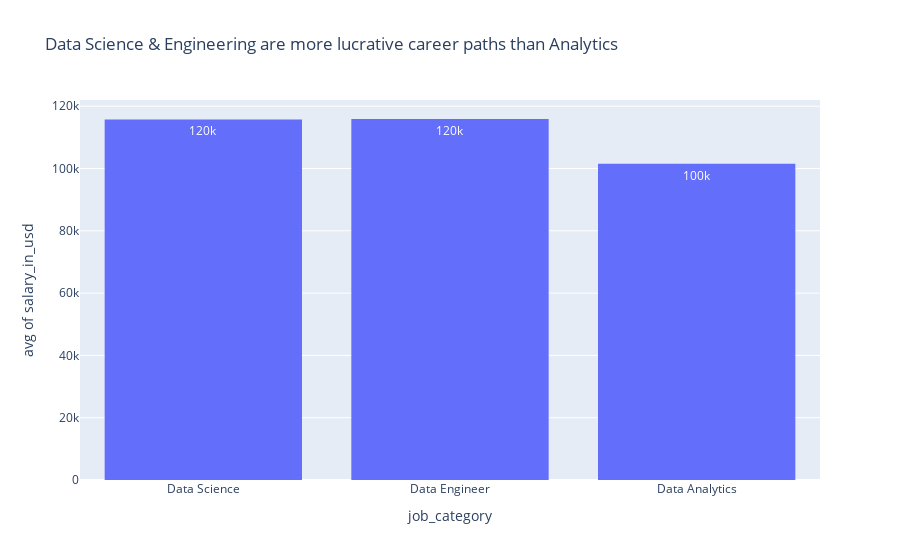

This figure's notebook cell:
### Code cell
px.histogram(df,x='job_category',y='salary_in_usd',histfunc='avg',text_auto='.2s', barmode= 'group', title='Data Science & Engineering are more lucrative career paths than Analytics')

### Figure 1 — Plotly figure (JSON) as saved in the notebook; plotly's stock layout.template omitted (floating-point values rounded to 4 significant figures; data arrays with more than 128 entries replaced by an {"elided": "..."} marker saying what was removed)
{"data": [{"alignmentgroup": "True", "bingroup": "x", "histfunc": "avg", "hovertemplate": "job_category=%{x}<br>avg of salary_in_usd=%{y}<extra></extra>", "legendgroup": "", "marker": {"color": "#636efa", "pattern": {"shape": ""}}, "name": "", "offsetgroup": "", "orientation": "v", "showlegend": false, "texttemplate": "%{value:.2s}", "type": "histogram", "x": {"elided": "606 str values"}, "xaxis": "x", "y": {"elided": "606 int values"}, "yaxis": "y"}], "layout": {"barmode": "group", "legend": {"tracegroupgap": 0}, "title": {"text": "Data Science & Engineering are more lucrative career paths than Analytics"}, "xaxis": {"anchor": "y", "domain": [0, 1], "title": {"text": "job_category"}}, "yaxis": {"anchor": "x", "domain": [0, 1], "title": {"text": "avg of salary_in_usd"}}}}
